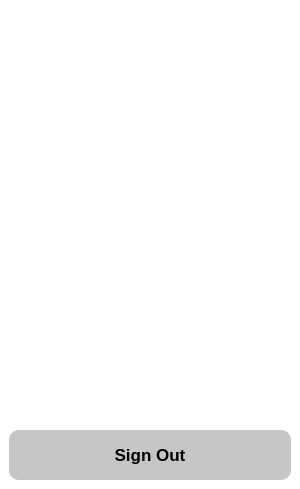
     <widget class="QWidget" name="sidebar_2" native="true">
      <property name="sizePolicy">
       <sizepolicy hsizetype="MinimumExpanding" vsizetype="Expanding">
        <horstretch>0</horstretch>
        <verstretch>0</verstretch>
       </sizepolicy>
      </property>
      <property name="minimumSize">
       <size>
        <width>300</width>
        <height>0</height>
       </size>
      </property>
      <property name="maximumSize">
       <size>
        <width>350</width>
        <height>1677219</height>
       </size>
      </property>
      <property name="styleSheet">
       <string notr="true">background-color: rgba(255, 255, 255,30);</string>
      </property>
      <layout class="QVBoxLayout" name="verticalLayout_18">
       <property name="leftMargin">
        <number>9</number>
       </property>
       <property name="topMargin">
        <number>9</number>
       </property>
       <property name="rightMargin">
        <number>9</number>
       </property>
       <property name="bottomMargin">
        <number>9</number>
       </property>
       <item>
        <widget class="QPushButton" name="menu_1">
         <property name="sizePolicy">
          <sizepolicy hsizetype="Minimum" vsizetype="Fixed">
           <horstretch>0</horstretch>
           <verstretch>0</verstretch>
          </sizepolicy>
         </property>
         <property name="minimumSize">
          <size>
           <width>70</width>
           <height>0</height>
          </size>
         </property>
         <property name="maximumSize">
          <size>
           <width>70</width>
           <height>64</height>
          </size>
         </property>
         <property name="styleSheet">
          <string notr="true">background-color: rgba(0, 0, 0,0);
border:  none;</string>
         </property>
         <property name="text">
          <string/>
         </property>
         <property name="icon">
          <iconset resource="resources.qrc">
           <normaloff>:/logos/Menu.png</normaloff>:/logos/Menu.png</iconset>
         </property>
         <property name="iconSize">
          <size>
           <width>40</width>
           <height>64</height>
          </size>
         </property>
        </widget>
       </item>
       <item>
        <layout class="QVBoxLayout" name="verticalLayout_17">
         <property name="spacing">
          <number>15</number>
         </property>
         <property name="leftMargin">
          <number>15</number>
         </property>
         <property name="topMargin">
          <number>20</number>
         </property>
         <property name="rightMargin">
          <number>20</number>
         </property>
         <property name="bottomMargin">
          <number>20</number>
         </property>
         <item alignment="Qt::AlignVCenter">
          <widget class="QPushButton" name="dashboardButton">
           <property name="sizePolicy">
            <sizepolicy hsizetype="Preferred" vsizetype="Fixed">
             <horstretch>0</horstretch>
             <verstretch>0</verstretch>
            </sizepolicy>
           </property>
           <property name="minimumSize">
            <size>
             <width>0</width>
             <height>40</height>
            </size>
           </property>
           <property name="maximumSize">
            <size>
             <width>16777215</width>
             <height>40</height>
            </size>
           </property>
           <property name="font">
            <font>
             <pointsize>12</pointsize>
             <bold>true</bold>
            </font>
           </property>
           <property name="cursor">
            <cursorShape>PointingHandCursor</cursorShape>
           </property>
           <property name="styleSheet">
            <string notr="true">background-color: rgba(0, 0, 0,0);
color: rgb(255, 255, 255);
border:  none;
text-align:left;
border-radius:8px;
padding:10px
</string>
           </property>
           <property name="text">
            <string>Dashboard</string>
           </property>
           <property name="icon">
            <iconset resource="resources.qrc">
             <normaloff>:/logos/Control Panel.png</normaloff>:/logos/Control Panel.png</iconset>
           </property>
           <property name="iconSize">
            <size>
             <width>25</width>
             <height>25</height>
            </size>
           </property>
           <property name="checkable">
            <bool>true</bool>
           </property>
           <property name="checked">
            <bool>true</bool>
           </property>
          </widget>
         </item>
         <item alignment="Qt::AlignVCenter">
          <widget class="QPushButton" name="logsButton">
           <property name="minimumSize">
            <size>
             <width>0</width>
             <height>40</height>
            </size>
           </property>
           <property name="maximumSize">
            <size>
             <width>16777215</width>
             <height>40</height>
            </size>
           </property>
           <property name="font">
            <font>
             <pointsize>12</pointsize>
             <bold>true</bold>
            </font>
           </property>
           <property name="cursor">
            <cursorShape>PointingHandCursor</cursorShape>
           </property>
           <property name="styleSheet">
            <string notr="true">border-radius:8px;background-color: rgba(0, 0, 0,0);
color: rgb(255, 255, 255);
border:  none;
text-align:left;
padding:10px;
padding-bottom:8px;</string>
           </property>
           <property name="text">
            <string>Logs</string>
           </property>
           <property name="icon">
            <iconset resource="resources.qrc">
             <normaloff>:/logos/File.png</normaloff>:/logos/File.png</iconset>
           </property>
           <property name="iconSize">
            <size>
             <width>20</width>
             <height>25</height>
            </size>
           </property>
           <property name="checkable">
            <bool>true</bool>
           </property>
          </widget>
         </item>
         <item alignment="Qt::AlignVCenter">
          <widget class="QPushButton" name="settingsButton">
           <property name="minimumSize">
            <size>
             <width>0</width>
             <height>40</height>
            </size>
           </property>
           <property name="maximumSize">
            <size>
             <width>16777215</width>
             <height>40</height>
            </size>
           </property>
           <property name="font">
            <font>
             <pointsize>12</pointsize>
             <bold>true</bold>
            </font>
           </property>
           <property name="cursor">
            <cursorShape>PointingHandCursor</cursorShape>
           </property>
           <property name="styleSheet">
            <string notr="true">padding:10px;border-radius:8px;background-color: rgba(0, 0, 0,0);
color: rgb(255, 255, 255);
border:  none;
text-align:left;
padding-bottom:8px;</string>
           </property>
           <property name="text">
            <string>Settings</string>
           </property>
           <property name="icon">
            <iconset resource="resources.qrc">
             <normaloff>:/logos/Settings.png</normaloff>:/logos/Settings.png</iconset>
           </property>
           <property name="iconSize">
            <size>
             <width>20</width>
             <height>20</height>
            </size>
           </property>
           <property name="checkable">
            <bool>true</bool>
           </property>
          </widget>
         </item>
         <item>
          <widget class="QPushButton" name="aboutButton">
           <property name="minimumSize">
            <size>
             <width>0</width>
             <height>40</height>
            </size>
           </property>
           <property name="maximumSize">
            <size>
             <width>16777215</width>
             <height>40</height>
            </size>
           </property>
           <property name="font">
            <font>
             <pointsize>12</pointsize>
             <bold>true</bold>
            </font>
           </property>
           <property name="cursor">
            <cursorShape>PointingHandCursor</cursorShape>
           </property>
           <property name="styleSheet">
            <string notr="true">padding:10px;border-radius:8px;background-color: rgba(0, 0, 0,0);
color: rgb(255, 255, 255);
border:  none;text-align:left;</string>
           </property>
           <property name="text">
            <string>About Us</string>
           </property>
           <property name="icon">
            <iconset resource="resources.qrc">
             <normaloff>:/logos/About.png</normaloff>:/logos/About.png</iconset>
           </property>
           <property name="iconSize">
            <size>
             <width>20</width>
             <height>20</height>
            </size>
           </property>
           <property name="checkable">
            <bool>true</bool>
           </property>
          </widget>
         </item>
         <item>
          <widget class="QPushButton" name="usersButton">
           <property name="minimumSize">
            <size>
             <width>0</width>
             <height>40</height>
            </size>
           </property>
           <property name="maximumSize">
            <size>
             <width>16777215</width>
             <height>40</height>
            </size>
           </property>
           <property name="font">
            <font>
             <pointsize>12</pointsize>
             <bold>true</bold>
            </font>
           </property>
           <property name="cursor">
            <cursorShape>PointingHandCursor</cursorShape>
           </property>
           <property name="styleSheet">
            <string notr="true">padding:10px;border-radius:8px;background-color: rgba(0, 0, 0,0);
color: rgb(255, 255, 255);
border:  none;text-align:left;</string>
           </property>
           <property name="text">
            <string>Users</string>
           </property>
           <property name="icon">
            <iconset resource="resources.qrc">
             <normaloff>:/logos/People.png</normaloff>:/logos/People.png</iconset>
           </property>
           <property name="iconSize">
            <size>
             <width>20</width>
             <height>20</height>
            </size>
           </property>
          </widget>
         </item>
         <item>
          <widget class="QPushButton" name="configButton">
           <property name="minimumSize">
            <size>
             <width>0</width>
             <height>40</height>
            </size>
           </property>
           <property name="maximumSize">
            <size>
             <width>16777215</width>
             <height>40</height>
            </size>
           </property>
           <property name="font">
            <font>
             <pointsize>12</pointsize>
             <bold>true</bold>
            </font>
           </property>
           <property name="cursor">
            <cursorShape>PointingHandCursor</cursorShape>
           </property>
           <property name="styleSheet">
            <string notr="true">padding:10px;border-radius:8px;background-color: rgba(0, 0, 0,0);
color: rgb(255, 255, 255);
border:  none;text-align:left;
padding-bottom:8px;</string>
           </property>
           <property name="text">
            <string>Configuration</string>
           </property>
           <property name="icon">
            <iconset resource="resources.qrc">
             <normaloff>:/logos/config.png</normaloff>:/logos/config.png</iconset>
           </property>
           <property name="iconSize">
            <size>
             <width>22</width>
             <height>22</height>
            </size>
           </property>
          </widget>
         </item>
        </layout>
       </item>
       <item>
        <spacer name="verticalSpacer">
         <property name="orientation">
          <enum>Qt::Vertical</enum>
         </property>
         <property name="sizeHint" stdset="0">
          <size>
           <width>20</width>
           <height>40</height>
          </size>
         </property>
        </spacer>
       </item>
       <item>
        <widget class="QPushButton" name="pushButton">
         <property name="minimumSize">
          <size>
           <width>0</width>
           <height>50</height>
          </size>
         </property>
         <property name="maximumSize">
          <size>
           <width>16777215</width>
           <height>50</height>
          </size>
         </property>
         <property name="font">
          <font>
           <pointsize>13</pointsize>
           <bold>true</bold>
          </font>
         </property>
         <property name="cursor">
          <cursorShape>PointingHandCursor</cursorShape>
         </property>
         <property name="layoutDirection">
          <enum>Qt::RightToLeft</enum>
         </property>
         <property name="styleSheet">
          <string notr="true">background-color: rgb(198, 198, 198);
border-radius:10px;</string>
         </property>
         <property name="text">
          <string>Sign Out</string>
         </property>
         <property name="icon">
          <iconset resource="resources.qrc">
           <normaloff>:/logos/Logout.png</normaloff>:/logos/Logout.png</iconset>
         </property>
         <property name="iconSize">
          <size>
           <width>20</width>
           <height>20</height>
          </size>
         </property>
         <property name="checkable">
          <bool>true</bool>
         </property>
        </widget>
       </item>
      </layout>
     </widget>
